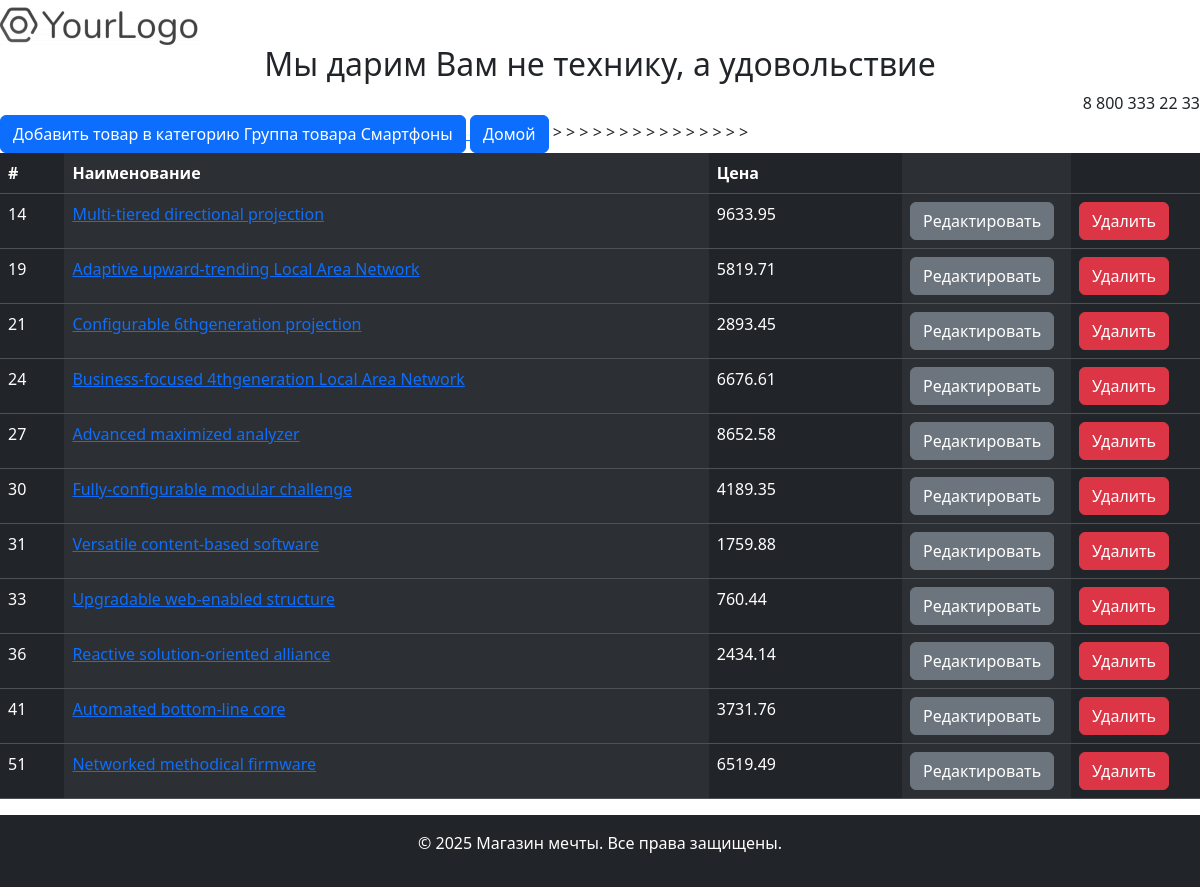
/products/5, run on the app's committed database.
### shop_store/models.py (models this page shows, shortened)
class Category(models.Model):
    name = models.CharField(max_length=50,validators=[MinLengthValidator(5)])
    description = models.TextField()
    def __str__(self):
        return f'Группа товара {self.name}'

class Product(models.Model):
    name = models.CharField( max_length=100,validators=[MinLengthValidator(5)])
    description = models.TextField()
    price = models.DecimalField(max_digits=10, decimal_places=2,validators=[MinValueValidator(10),MaxValueValidator(10000)])
    created_at = models.DateTimeField(auto_now_add=True)
    category = models.ForeignKey('Category', on_delete=models.CASCADE,related_name='category')

### shop_store/views.py (the view)
# urls.py: path('products/<int:category_id>', ProductListView.as_view(),name='products'),
class ProductListView(ListView):
    model = Product
    template_name = 'products.html'
    context_object_name = 'content'
    def get_queryset(self):
        category_id=self.kwargs['category_id']
        queryset = super().get_queryset()
        return queryset.filter(category_id=category_id)
    def get_context_data(self, **kwargs):
        category_id=self.kwargs['category_id']
        context = super().get_context_data(**kwargs)
        context['category_name'] = Category.objects.get(pk=category_id)
        context['category_id'] = category_id
        return context

### shop_store/templates/products.html (shortened to what this page needs)
{% load static %}
<!DOCTYPE html>
<html lang="en">
<head>
        {% include 'head.html' %}
</head>
<body>
    <header>
 	<div align="left">
                <img src="{% static 'image/logo.png' %}"  alt="My logo" loading="lazy">
    </div>
    <div  align="center" ><h2>Мы дарим Вам не технику, а удовольствие</h2></div>
    <div class="phone1 show_phone_icon" align="right">8 800 333 22 33</div>
    </header>
    <main>
            <a href="{% url 'product_add' category_id %}">  <button type="submit" class="btn btn-primary" > Добавить товар в категорию {{category_name}} </button> </a>
            <a href="{% url 'index' %}"> <button type="submit" class="btn btn-primary" > Домой </button></a>
        <table class="table table-dark table-striped-columns" width="400px">
                <tr>
                    <th width="5%">#</th>>
                    <th width="50%">Наименование</th>>
                    <th width="15%">Цена</th>>
                    <td width="10%"></td>
                    <td width="10%"></td>
                </tr>>
                {% for prod in content %}
                    <tr>
                         <td>   {{ prod.id }}</td>
                         <td>   <a href="{% url 'product' prod.id %}">   {{ prod.name }} </a> </td>
                         <td>   {{ prod.price }}</td>
                         <td>    <a href="{% url 'product_edit' prod.id %}" class="btn btm-sm btn-secondary">Редактировать</a></td>>
                         <td>    <a href="{% url 'product_delete' prod.id %}" class="btn btm-sm btn-danger">Удалить</a></td>
                {% endfor  %}
        </table>
    </main>
   <footer class="bg-dark text-white text-center py-3">
        {% include 'footer.html' %}
   </footer>
</body>
</html>

### data on the page
Category: name "Группа товара Смартфоны"
Product: id "14", name "Multi-tiered directional projection", price "9633.95"
Product: id "19", name "Adaptive upward-trending Local Area Network", price "5819.71"
Product: id "21", name "Configurable 6thgeneration projection", price "2893.45"
Product: id "24", name "Business-focused 4thgeneration Local Area Network", price "6676.61"
Product: id "27", name "Advanced maximized analyzer", price "8652.58"
Product: id "30", name "Fully-configurable modular challenge", price "4189.35"
Product: id "31", name "Versatile content-based software", price "1759.88"
Product: id "33", name "Upgradable web-enabled structure", price "760.44"
Product: id "36", name "Reactive solution-oriented alliance", price "2434.14"
Product: id "41", name "Automated bottom-line core", price "3731.76"
Product: id "51", name "Networked methodical firmware", price "6519.49"
